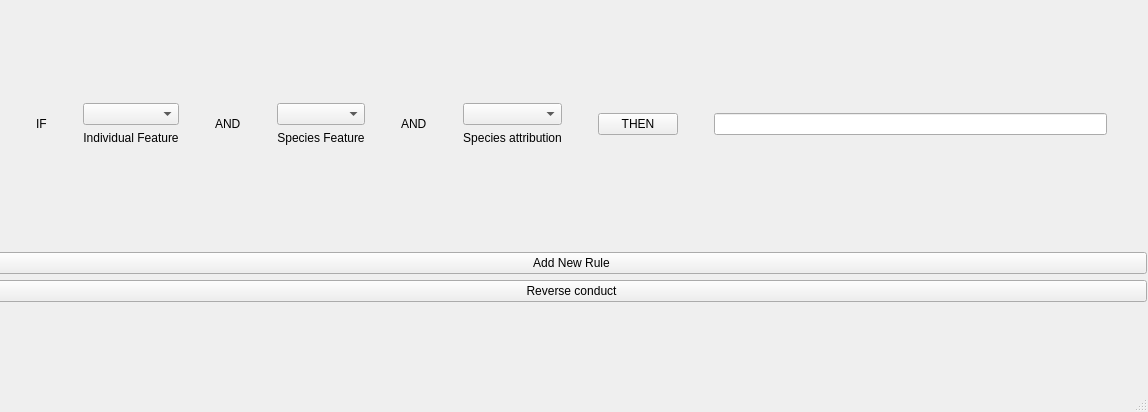
<?xml version="1.0" encoding="UTF-8"?>
<ui version="4.0">
 <class>MainWindow</class>
 <widget class="QMainWindow" name="MainWindow">
  <property name="geometry">
   <rect>
    <x>0</x>
    <y>0</y>
    <width>1148</width>
    <height>412</height>
   </rect>
  </property>
  <property name="windowTitle">
   <string>MainWindow</string>
  </property>
  <widget class="QWidget" name="centralwidget">
   <widget class="QWidget" name="layoutWidget">
    <property name="geometry">
     <rect>
      <x>-4</x>
      <y>2</y>
      <width>1151</width>
      <height>361</height>
     </rect>
    </property>
    <layout class="QVBoxLayout" name="verticalLayout_6">
     <item>
      <layout class="QHBoxLayout" name="horizontalLayout">
       <item>
        <spacer name="horizontalSpacer">
         <property name="orientation">
          <enum>Qt::Horizontal</enum>
         </property>
         <property name="sizeType">
          <enum>QSizePolicy::Fixed</enum>
         </property>
         <property name="sizeHint" stdset="0">
          <size>
           <width>40</width>
           <height>20</height>
          </size>
         </property>
        </spacer>
       </item>
       <item>
        <widget class="QLabel" name="label_7">
         <property name="text">
          <string>IF</string>
         </property>
        </widget>
       </item>
       <item>
        <spacer name="horizontalSpacer_2">
         <property name="orientation">
          <enum>Qt::Horizontal</enum>
         </property>
         <property name="sizeType">
          <enum>QSizePolicy::Fixed</enum>
         </property>
         <property name="sizeHint" stdset="0">
          <size>
           <width>30</width>
           <height>20</height>
          </size>
         </property>
        </spacer>
       </item>
       <item>
        <layout class="QVBoxLayout" name="verticalLayout_4">
         <item>
          <spacer name="verticalSpacer_2">
           <property name="orientation">
            <enum>Qt::Vertical</enum>
           </property>
           <property name="sizeType">
            <enum>QSizePolicy::Fixed</enum>
           </property>
           <property name="sizeHint" stdset="0">
            <size>
             <width>10</width>
             <height>40</height>
            </size>
           </property>
          </spacer>
         </item>
         <item>
          <widget class="MultiSelectComboBox" name="sel_indi_fea"/>
         </item>
         <item>
          <widget class="QLabel" name="label_3">
           <property name="text">
            <string>Individual Feature</string>
           </property>
           <property name="alignment">
            <set>Qt::AlignCenter</set>
           </property>
          </widget>
         </item>
         <item>
          <spacer name="verticalSpacer_6">
           <property name="orientation">
            <enum>Qt::Vertical</enum>
           </property>
           <property name="sizeType">
            <enum>QSizePolicy::Fixed</enum>
           </property>
           <property name="sizeHint" stdset="0">
            <size>
             <width>10</width>
             <height>40</height>
            </size>
           </property>
          </spacer>
         </item>
        </layout>
       </item>
       <item>
        <spacer name="horizontalSpacer_3">
         <property name="orientation">
          <enum>Qt::Horizontal</enum>
         </property>
         <property name="sizeType">
          <enum>QSizePolicy::Fixed</enum>
         </property>
         <property name="sizeHint" stdset="0">
          <size>
           <width>30</width>
           <height>20</height>
          </size>
         </property>
        </spacer>
       </item>
       <item>
        <widget class="QLabel" name="label_8">
         <property name="text">
          <string>AND</string>
         </property>
        </widget>
       </item>
       <item>
        <spacer name="horizontalSpacer_4">
         <property name="orientation">
          <enum>Qt::Horizontal</enum>
         </property>
         <property name="sizeType">
          <enum>QSizePolicy::Fixed</enum>
         </property>
         <property name="sizeHint" stdset="0">
          <size>
           <width>30</width>
           <height>20</height>
          </size>
         </property>
        </spacer>
       </item>
       <item>
        <layout class="QVBoxLayout" name="verticalLayout_3">
         <item>
          <spacer name="verticalSpacer_3">
           <property name="orientation">
            <enum>Qt::Vertical</enum>
           </property>
           <property name="sizeType">
            <enum>QSizePolicy::Fixed</enum>
           </property>
           <property name="sizeHint" stdset="0">
            <size>
             <width>10</width>
             <height>40</height>
            </size>
           </property>
          </spacer>
         </item>
         <item>
          <widget class="MultiSelectComboBox" name="sel_spec_fea"/>
         </item>
         <item>
          <widget class="QLabel" name="label_4">
           <property name="text">
            <string>Species Feature</string>
           </property>
           <property name="alignment">
            <set>Qt::AlignCenter</set>
           </property>
          </widget>
         </item>
         <item>
          <spacer name="verticalSpacer_7">
           <property name="orientation">
            <enum>Qt::Vertical</enum>
           </property>
           <property name="sizeType">
            <enum>QSizePolicy::Fixed</enum>
           </property>
           <property name="sizeHint" stdset="0">
            <size>
             <width>10</width>
             <height>40</height>
            </size>
           </property>
          </spacer>
         </item>
        </layout>
       </item>
       <item>
        <spacer name="horizontalSpacer_5">
         <property name="orientation">
          <enum>Qt::Horizontal</enum>
         </property>
         <property name="sizeType">
          <enum>QSizePolicy::Fixed</enum>
         </property>
         <property name="sizeHint" stdset="0">
          <size>
           <width>30</width>
           <height>20</height>
          </size>
         </property>
        </spacer>
       </item>
       <item>
        <widget class="QLabel" name="label_9">
         <property name="text">
          <string>AND</string>
         </property>
        </widget>
       </item>
       <item>
        <spacer name="horizontalSpacer_6">
         <property name="orientation">
          <enum>Qt::Horizontal</enum>
         </property>
         <property name="sizeType">
          <enum>QSizePolicy::Fixed</enum>
         </property>
         <property name="sizeHint" stdset="0">
          <size>
           <width>30</width>
           <height>20</height>
          </size>
         </property>
        </spacer>
       </item>
       <item>
        <layout class="QVBoxLayout" name="verticalLayout_2">
         <item>
          <spacer name="verticalSpacer_4">
           <property name="orientation">
            <enum>Qt::Vertical</enum>
           </property>
           <property name="sizeType">
            <enum>QSizePolicy::Fixed</enum>
           </property>
           <property name="sizeHint" stdset="0">
            <size>
             <width>10</width>
             <height>40</height>
            </size>
           </property>
          </spacer>
         </item>
         <item>
          <widget class="MultiSelectComboBox" name="sel_spec"/>
         </item>
         <item>
          <widget class="QLabel" name="label_5">
           <property name="text">
            <string>Species attribution</string>
           </property>
           <property name="alignment">
            <set>Qt::AlignCenter</set>
           </property>
          </widget>
         </item>
         <item>
          <spacer name="verticalSpacer_8">
           <property name="orientation">
            <enum>Qt::Vertical</enum>
           </property>
           <property name="sizeType">
            <enum>QSizePolicy::Fixed</enum>
           </property>
           <property name="sizeHint" stdset="0">
            <size>
             <width>10</width>
             <height>40</height>
            </size>
           </property>
          </spacer>
         </item>
        </layout>
       </item>
       <item>
        <spacer name="horizontalSpacer_7">
         <property name="orientation">
          <enum>Qt::Horizontal</enum>
         </property>
         <property name="sizeType">
          <enum>QSizePolicy::Fixed</enum>
         </property>
         <property name="sizeHint" stdset="0">
          <size>
           <width>30</width>
           <height>18</height>
          </size>
         </property>
        </spacer>
       </item>
       <item>
        <widget class="QPushButton" name="btn_then">
         <property name="text">
          <string>THEN</string>
         </property>
        </widget>
       </item>
       <item>
        <spacer name="horizontalSpacer_8">
         <property name="orientation">
          <enum>Qt::Horizontal</enum>
         </property>
         <property name="sizeType">
          <enum>QSizePolicy::Fixed</enum>
         </property>
         <property name="sizeHint" stdset="0">
          <size>
           <width>30</width>
           <height>20</height>
          </size>
         </property>
        </spacer>
       </item>
       <item>
        <layout class="QVBoxLayout" name="verticalLayout_5">
         <item>
          <spacer name="verticalSpacer_5">
           <property name="orientation">
            <enum>Qt::Vertical</enum>
           </property>
           <property name="sizeType">
            <enum>QSizePolicy::Fixed</enum>
           </property>
           <property name="sizeHint" stdset="0">
            <size>
             <width>10</width>
             <height>40</height>
            </size>
           </property>
          </spacer>
         </item>
         <item>
          <widget class="QLineEdit" name="result">
           <property name="readOnly">
            <bool>true</bool>
           </property>
          </widget>
         </item>
         <item>
          <spacer name="verticalSpacer_9">
           <property name="orientation">
            <enum>Qt::Vertical</enum>
           </property>
           <property name="sizeType">
            <enum>QSizePolicy::Fixed</enum>
           </property>
           <property name="sizeHint" stdset="0">
            <size>
             <width>10</width>
             <height>40</height>
            </size>
           </property>
          </spacer>
         </item>
        </layout>
       </item>
       <item>
        <spacer name="horizontalSpacer_9">
         <property name="orientation">
          <enum>Qt::Horizontal</enum>
         </property>
         <property name="sizeType">
          <enum>QSizePolicy::Fixed</enum>
         </property>
         <property name="sizeHint" stdset="0">
          <size>
           <width>40</width>
           <height>20</height>
          </size>
         </property>
        </spacer>
       </item>
      </layout>
     </item>
     <item>
      <layout class="QVBoxLayout" name="verticalLayout">
       <item>
        <widget class="QPushButton" name="btn_addNewRule">
         <property name="text">
          <string>Add New Rule</string>
         </property>
        </widget>
       </item>
       <item>
        <widget class="QPushButton" name="ben_reverseCon">
         <property name="text">
          <string>Reverse conduct</string>
         </property>
        </widget>
       </item>
      </layout>
     </item>
    </layout>
   </widget>
  </widget>
  <widget class="QMenuBar" name="menubar">
   <property name="geometry">
    <rect>
     <x>0</x>
     <y>0</y>
     <width>1148</width>
     <height>25</height>
    </rect>
   </property>
  </widget>
  <widget class="QStatusBar" name="statusbar"/>
 </widget>
 <customwidgets>
  <customwidget>
   <class>MultiSelectComboBox</class>
   <extends>QComboBox</extends>
   <header location="global">multiselectcombobox.h</header>
  </customwidget>
 </customwidgets>
 <resources/>
 <connections/>
</ui>
